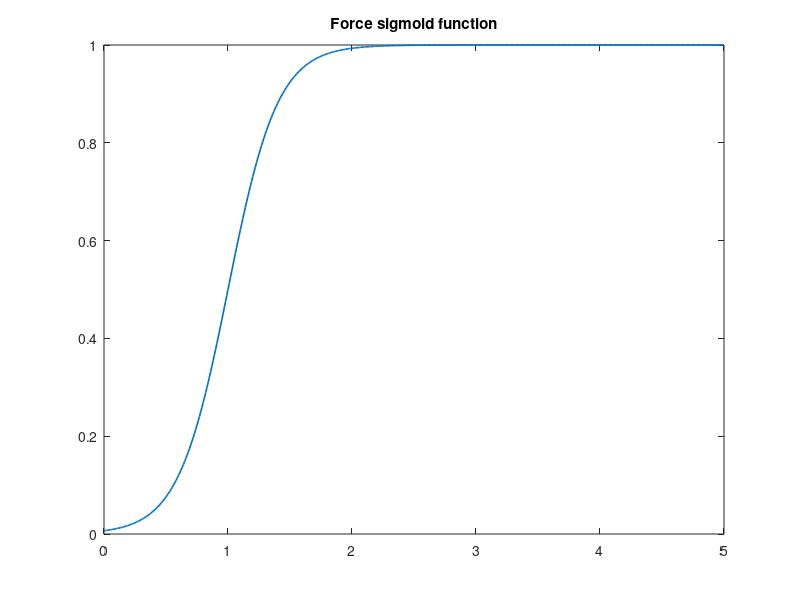
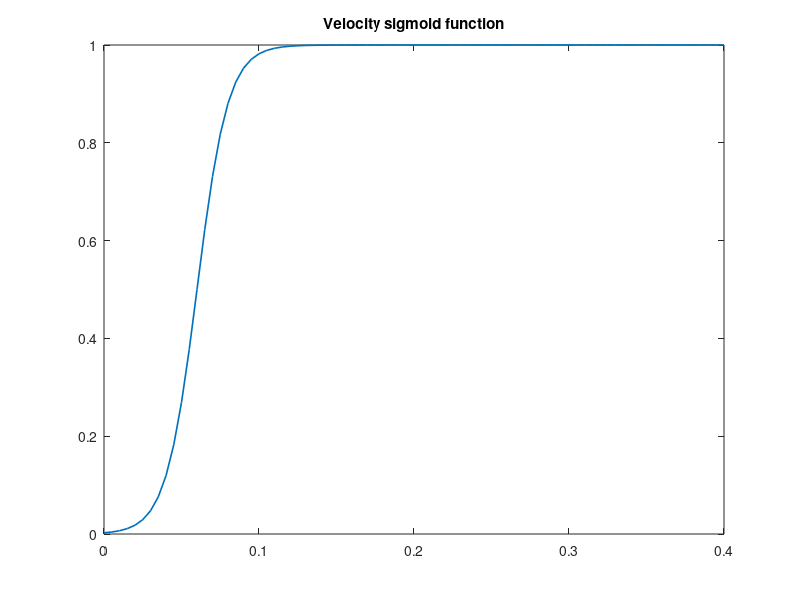

Recreate these plots in MATLAB, in order.
clc;
close all;
clear;

f = 0:0.01:5;

f_thres = 1.0;
f_a = 5;

a = 1 ./ ( 1 + exp(f_a*(f_thres - f)) );

figure;
plot(f,a, 'LineWidth',1.2);
title('Force sigmoid function');


v = 0:0.005:0.4;

v_thres = 0.06;
v_a = 100;

a = 1 ./ ( 1 + exp(v_a*(v_thres - v)) );

figure;
plot(v,a, 'LineWidth',1.2);
title('Velocity sigmoid function');